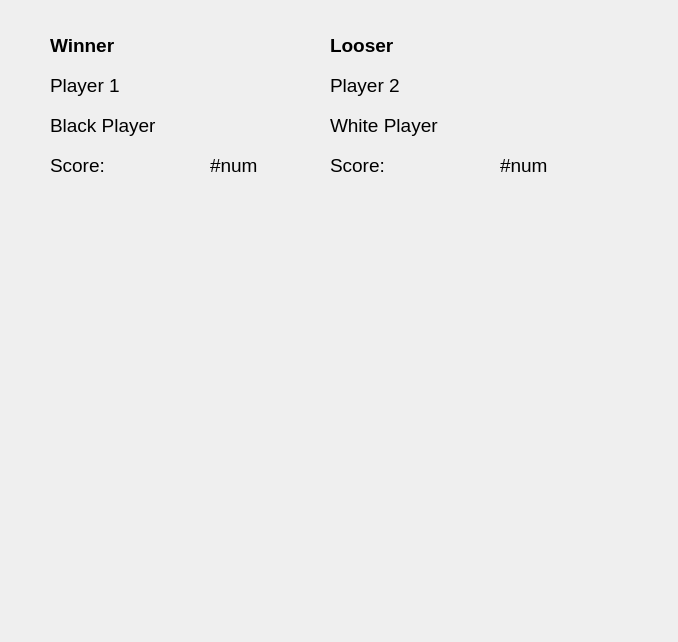
<?xml version="1.0" encoding="UTF-8"?>
<ui version="4.0">
 <class>EndScreen</class>
 <widget class="QFrame" name="EndScreen">
  <property name="geometry">
   <rect>
    <x>0</x>
    <y>0</y>
    <width>678</width>
    <height>642</height>
   </rect>
  </property>
  <property name="windowTitle">
   <string>Form</string>
  </property>
  <property name="styleSheet">
   <string notr="true">background-image: url(./img/startScreenImageLight.jpg)</string>
  </property>
  <widget class="QLabel" name="BlackName">
   <property name="geometry">
    <rect>
     <x>50</x>
     <y>70</y>
     <width>231</width>
     <height>31</height>
    </rect>
   </property>
   <property name="styleSheet">
    <string notr="true">background: transparent</string>
   </property>
   <property name="text">
    <string>&lt;html&gt;&lt;head/&gt;&lt;body&gt;&lt;p&gt;&lt;span style=&quot; font-size:14pt;&quot;&gt;Player 1&lt;/span&gt;&lt;/p&gt;&lt;/body&gt;&lt;/html&gt;</string>
   </property>
  </widget>
  <widget class="QLabel" name="WhiteName">
   <property name="geometry">
    <rect>
     <x>330</x>
     <y>70</y>
     <width>231</width>
     <height>31</height>
    </rect>
   </property>
   <property name="styleSheet">
    <string notr="true">background: transparent</string>
   </property>
   <property name="text">
    <string>&lt;html&gt;&lt;head/&gt;&lt;body&gt;&lt;p&gt;&lt;span style=&quot; font-size:14pt;&quot;&gt;Player 2&lt;/span&gt;&lt;/p&gt;&lt;/body&gt;&lt;/html&gt;</string>
   </property>
  </widget>
  <widget class="QLabel" name="BlackWinner">
   <property name="geometry">
    <rect>
     <x>50</x>
     <y>30</y>
     <width>231</width>
     <height>31</height>
    </rect>
   </property>
   <property name="styleSheet">
    <string notr="true">background: transparent</string>
   </property>
   <property name="text">
    <string>&lt;html&gt;&lt;head/&gt;&lt;body&gt;&lt;p&gt;&lt;span style=&quot; font-size:14pt; font-weight:600;&quot;&gt;Winner&lt;/span&gt;&lt;/p&gt;&lt;/body&gt;&lt;/html&gt;</string>
   </property>
  </widget>
  <widget class="QLabel" name="WhiteWinner">
   <property name="geometry">
    <rect>
     <x>330</x>
     <y>30</y>
     <width>231</width>
     <height>31</height>
    </rect>
   </property>
   <property name="styleSheet">
    <string notr="true">background: transparent</string>
   </property>
   <property name="text">
    <string>&lt;html&gt;&lt;head/&gt;&lt;body&gt;&lt;p&gt;&lt;span style=&quot; font-size:14pt; font-weight:600;&quot;&gt;Looser&lt;/span&gt;&lt;/p&gt;&lt;/body&gt;&lt;/html&gt;</string>
   </property>
  </widget>
  <widget class="QLabel" name="label_5">
   <property name="geometry">
    <rect>
     <x>50</x>
     <y>150</y>
     <width>61</width>
     <height>31</height>
    </rect>
   </property>
   <property name="styleSheet">
    <string notr="true">background: transparent</string>
   </property>
   <property name="text">
    <string>&lt;html&gt;&lt;head/&gt;&lt;body&gt;&lt;p&gt;&lt;span style=&quot; font-size:14pt;&quot;&gt;Score:&lt;/span&gt;&lt;/p&gt;&lt;/body&gt;&lt;/html&gt;</string>
   </property>
  </widget>
  <widget class="QLabel" name="label_6">
   <property name="geometry">
    <rect>
     <x>330</x>
     <y>150</y>
     <width>61</width>
     <height>31</height>
    </rect>
   </property>
   <property name="styleSheet">
    <string notr="true">background: transparent</string>
   </property>
   <property name="text">
    <string>&lt;html&gt;&lt;head/&gt;&lt;body&gt;&lt;p&gt;&lt;span style=&quot; font-size:14pt;&quot;&gt;Score:&lt;/span&gt;&lt;/p&gt;&lt;/body&gt;&lt;/html&gt;</string>
   </property>
  </widget>
  <widget class="QLabel" name="BlackScore">
   <property name="geometry">
    <rect>
     <x>210</x>
     <y>150</y>
     <width>61</width>
     <height>31</height>
    </rect>
   </property>
   <property name="styleSheet">
    <string notr="true">background: transparent</string>
   </property>
   <property name="text">
    <string>&lt;html&gt;&lt;head/&gt;&lt;body&gt;&lt;p&gt;&lt;span style=&quot; font-size:14pt;&quot;&gt;#num&lt;/span&gt;&lt;/p&gt;&lt;/body&gt;&lt;/html&gt;</string>
   </property>
  </widget>
  <widget class="QLabel" name="WhiteScore">
   <property name="geometry">
    <rect>
     <x>500</x>
     <y>150</y>
     <width>61</width>
     <height>31</height>
    </rect>
   </property>
   <property name="styleSheet">
    <string notr="true">background: transparent</string>
   </property>
   <property name="text">
    <string>&lt;html&gt;&lt;head/&gt;&lt;body&gt;&lt;p&gt;&lt;span style=&quot; font-size:14pt;&quot;&gt;#num&lt;/span&gt;&lt;/p&gt;&lt;/body&gt;&lt;/html&gt;</string>
   </property>
  </widget>
  <widget class="QLabel" name="BlackName_2">
   <property name="geometry">
    <rect>
     <x>50</x>
     <y>110</y>
     <width>231</width>
     <height>31</height>
    </rect>
   </property>
   <property name="styleSheet">
    <string notr="true">background: transparent</string>
   </property>
   <property name="text">
    <string>&lt;html&gt;&lt;head/&gt;&lt;body&gt;&lt;p&gt;&lt;span style=&quot; font-size:14pt;&quot;&gt;Black Player&lt;/span&gt;&lt;/p&gt;&lt;/body&gt;&lt;/html&gt;</string>
   </property>
  </widget>
  <widget class="QLabel" name="BlackName_3">
   <property name="geometry">
    <rect>
     <x>330</x>
     <y>110</y>
     <width>231</width>
     <height>31</height>
    </rect>
   </property>
   <property name="styleSheet">
    <string notr="true">background: transparent</string>
   </property>
   <property name="text">
    <string>&lt;html&gt;&lt;head/&gt;&lt;body&gt;&lt;p&gt;&lt;span style=&quot; font-size:14pt;&quot;&gt;White Player&lt;/span&gt;&lt;/p&gt;&lt;/body&gt;&lt;/html&gt;</string>
   </property>
  </widget>
 </widget>
 <resources/>
 <connections/>
</ui>
